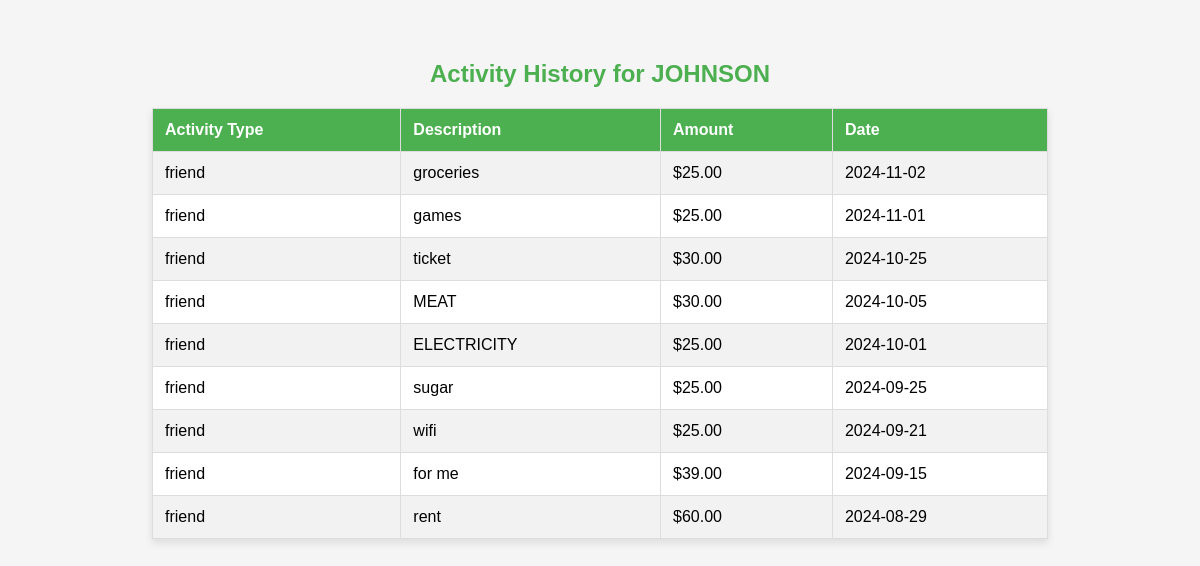
The app's page /user_activity (signed in), older data.
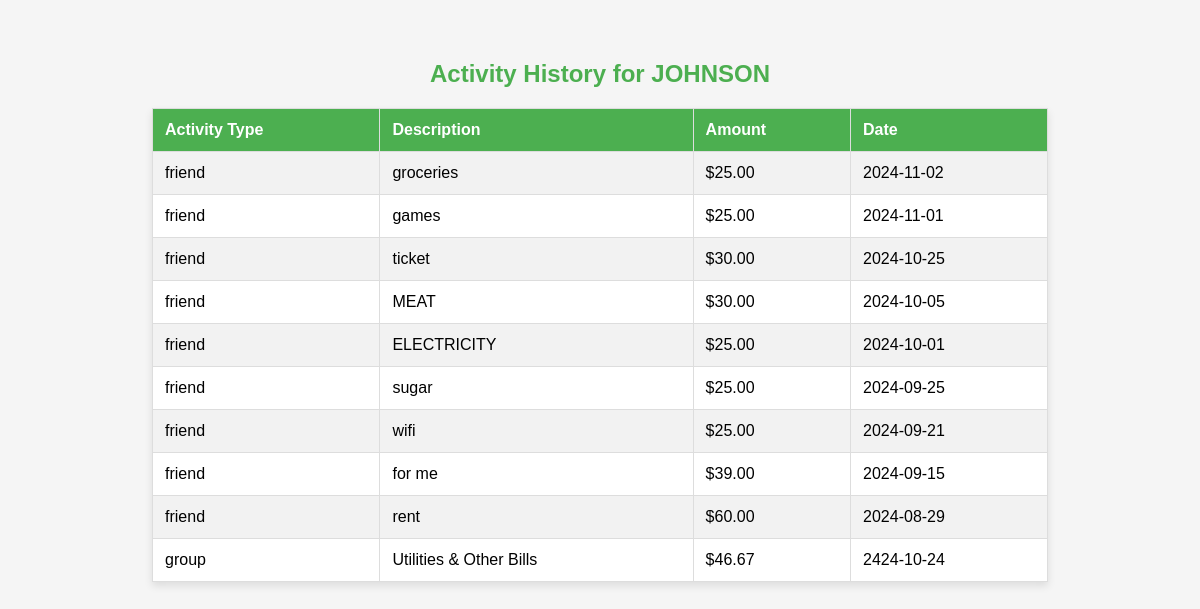
The same page, newer data.
### tables this page shows
CREATE TABLE users (
            id INTEGER PRIMARY KEY AUTOINCREMENT,
            email TEXT NOT NULL UNIQUE,
            password TEXT NOT NULL,
            name TEXT NOT NULL,
            phone TEXT NOT NULL
        );

CREATE TABLE expense (expenseid integer PRIMARY key AUTOINCREMENT,expensename text,creatorid INTEGER , partnerid int, total INTEGER, creatoramount integer, partneramount integer, createdon date,
FOREIGN key (creatorid) 
REFERENCES users(id),FOREIGN key(partnerid) REFERENCES users(id) );

CREATE TABLE group_expenses (
            id INTEGER PRIMARY KEY AUTOINCREMENT,
            group_name TEXT NOT NULL,
            category TEXT NOT NULL,
            total_amount REAL NOT NULL,
            payer TEXT NOT NULL,
            date TEXT NOT NULL, category_description TEXT,
            FOREIGN KEY (group_name) REFERENCES groups_table(group_name),
            FOREIGN KEY (payer) REFERENCES users(name)
        );

### app.py (the view)
@app.route('/user_activity')
def user_activity():
    if 'username' not in session:
        flash("Please log in to view your activity history.", "warning")
        return redirect(url_for('login'))
    logged_in_user = session.get('username')
    conn = sqlite3.connect(db_path)
    cursor = conn.cursor()
    cursor.execute('SELECT id FROM users WHERE name = ?', (logged_in_user,))
    user_id_result = cursor.fetchone()
    user_id = user_id_result[0] if user_id_result else None
    if not user_id:
        flash("User not found", "danger")
        return redirect(url_for('login'))
    print(f"Logged in user: {logged_in_user}, user_id: {user_id}")
    cursor.execute('''
        SELECT 'friend' AS activity_type,
               expensename AS description,
               total/2 AS user_share,
               createdon AS date
        FROM expense
        WHERE creatorid = ? OR partnerid = ?
        ORDER BY date DESC
    ''', (user_id, user_id))
    friend_activities = cursor.fetchall()
    cursor.execute('''
        SELECT 'group' AS activity_type,
               category AS description,
               (total_amount - (total_amount / (SELECT COUNT(*) FROM members WHERE group_name = ge.group_name))) AS user_share,
               date
        FROM group_expenses ge
        WHERE group_name IN (SELECT group_name FROM members WHERE name = ?)
        ORDER BY date DESC
    ''', (logged_in_user,))
    group_activities = cursor.fetchall()
    user_activities = friend_activities + group_activities
    print(f"Combined activities: {user_activities}")
    conn.close()
    if not user_activities:
        flash("No activity history found.", "info")
    return render_template('user_activity.html', user_activities=user_activities, username=logged_in_user)

### templates/user_activity.html (shortened to what this page needs)
<!DOCTYPE html>
<html lang="en">
<head>
</head>
<body>
    <h2>Activity History for {{ username }}</h2>
    {% if user_activities %}
    <table>
        <tr>
            <th>Activity Type</th>
            <th>Description</th>
            <th>Amount</th>
            <th>Date</th>
        </tr>
        {% for activity in user_activities %}
        <tr>
            <td>{{ activity[0] }}</td>
            <td>{{ activity[1] }}</td>
            <td>${{ "%.2f"|format(activity[2] if activity[2] is not none else 0) }}</td>
            <td>{{ activity[3] }}</td>
        </tr>
        {% endfor %}
    </table>
    {% else %}
    <div class="no-activity">
        <p>No activity history found.</p>
    </div>
    {% endif %}
</body>
</html>

Row changes from the older to the newer data that the page shows:
no longer on this page (row unchanged): users: name "JOHNSON"
added group_expenses: activity "group", category "Utilities & Other Bills", activity "46.67", date "2424-10-24"
Text that changed along with them:
{{ username }}: (not shown) → "JOHNSON"
